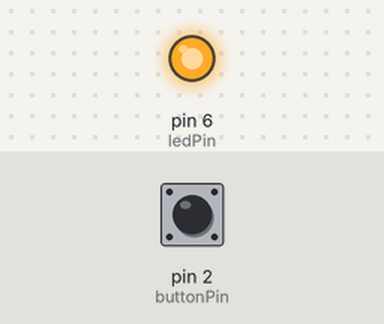
The sketch below on a simulated Arduino Uno, built with avr-gcc and run on an emulated ATmega328P. Parts: output pins drawn as LEDs (lit = HIGH). The test bench sets the inputs (shaded band); at power-on: pin 2 (buttonPin) LOW.

Above: at 1.2 s.
1.3 s: pin 2 (buttonPin) pulled HIGH for 0.15 s
At 1.4 s:
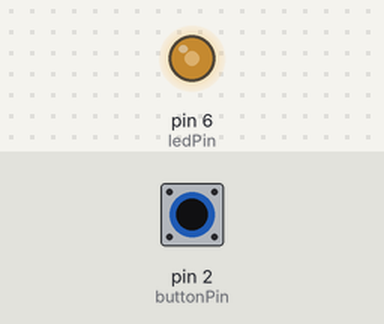
3.0 s: pin 2 (buttonPin) pulled HIGH for 1 s
At 4.7 s:
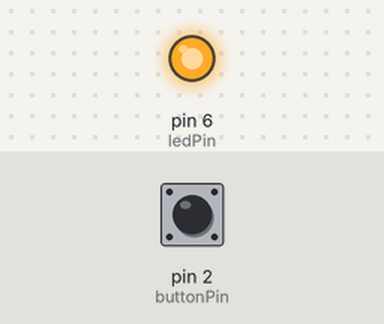
Timing chart, 0 to 6.2 s (numbered marks = the images above; inputs shaded):
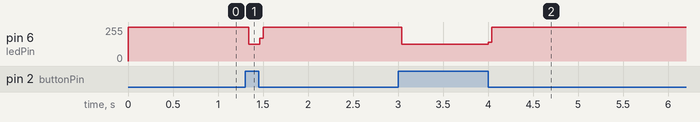

The sketch:

PWM1_arduino.ino
```cpp
const int ledPin = 6;
const int buttonPin = 2;


void setup() {
  // put your setup code here, to run once:
pinMode(ledPin, OUTPUT);
pinMode(buttonPin, INPUT);

}

void loop() {
  // put your main code here, to run repeatedly:
int swichstate = 0;
swichstate = digitalRead(buttonPin);

if(swichstate == HIGH){
digitalWrite(ledPin,LOW);
delay(1);
digitalWrite(ledPin,HIGH);
delay(1);
}
else{
digitalWrite(ledPin,HIGH);
}
}
```

Measured:
- after the input at 1.3 s, pin 6 (ledPin): 255/255 → 126/255 at once, → 255/255 0.12 s later
- after the input at 3.0 s, pin 6 (ledPin): 255/255 → 126/255 at once, → 255/255 0.96 s later
